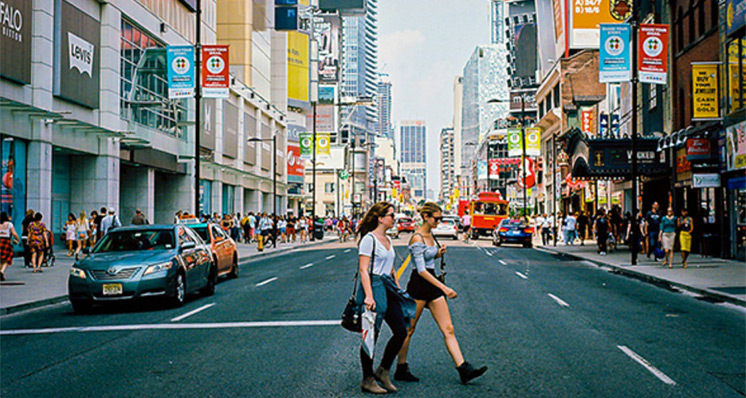
#> input picture test-resources/street.jpg, 746 x 398 px, found by its file name
$ python 'chapter 2 - Basic Functions.py'
#> lines starting #> are read from the running program, lines starting #| are printed output that depends on the picture; after the words box and inside, x2 and y2 are one past the last pixel; in counts of white or black regions, pixels touching at a corner belong together
import cv2
import numpy as np

img = cv2.imread("test-resources\street.jpg")
#> img is the input picture: shape (398, 746, 3); mean B, G, R 108.5, 111.1, 98.6

imgGray = cv2.cvtColor((img), cv2.COLOR_BGR2GRAY) # Black and white image conversion (img, color)
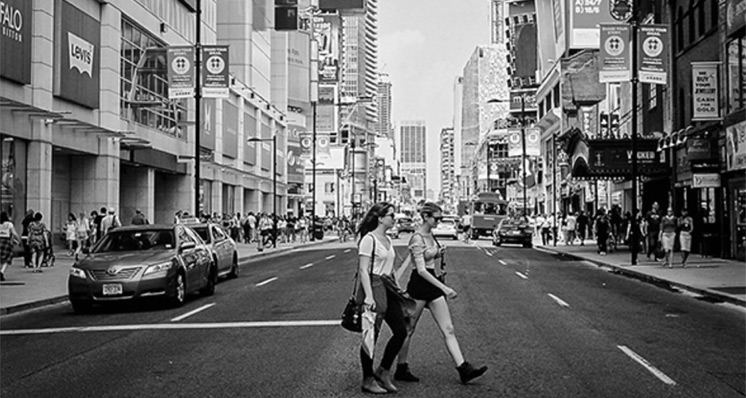
#> imgGray: shape (398, 746); min 0, max 255, mean 107.1
# Obs.: Its BGR not RGB, so it's the inverted version

imgBlur = cv2.GaussianBlur(img, (11,11), 0) # Blur ("borrar") conversion, (img, (odd numbers "how much blur will be used"), 0)
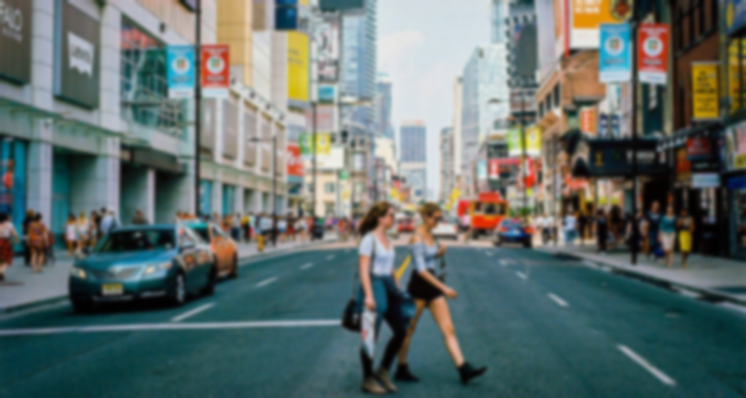
#> imgBlur: shape (398, 746, 3); mean B, G, R 108.5, 111.1, 98.6

imgCanny = cv2.Canny(img, 500, 400) # Border analize
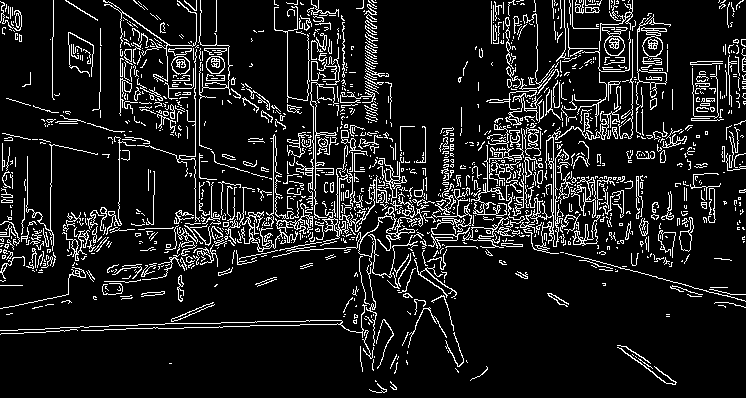
#> imgCanny: shape (398, 746); 11% white in thin lines or dots
"""
src: Image
threshold1: It is the High threshold value of intensity gradient.
threshold2: It is the Low threshold value of intensity gradient.
"""

imgDialation = cv2.dilate(imgCanny, np.ones((5,5), np.uint8), iterations=1) # (Border image, matrix/kernel, iteration=thikness)
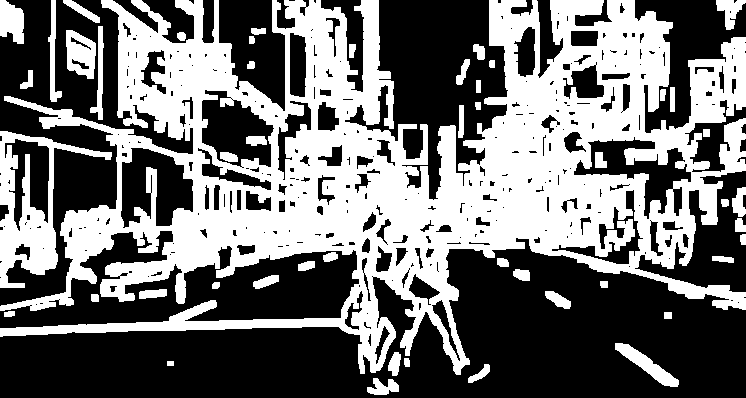
#> imgDialation: shape (398, 746); 43.9% white; 49 white regions, largest, box (x1, y1, x2, y2) and area: (0, 0, 746, 375) 115464, (0, 131, 112, 288) 5501, (66, 30, 96, 79) 1013
"""
np.ones((width, height), type) - Creates a matrix with only ones
type - the type of numbers (np.uint8 is the 8-bit or can be called 256 levels, 2 elevated to 8)
"""

imgEroded = cv2.erode(imgDialation, np.ones((5,5), np.uint8), iterations=1) # Opposite of the above one
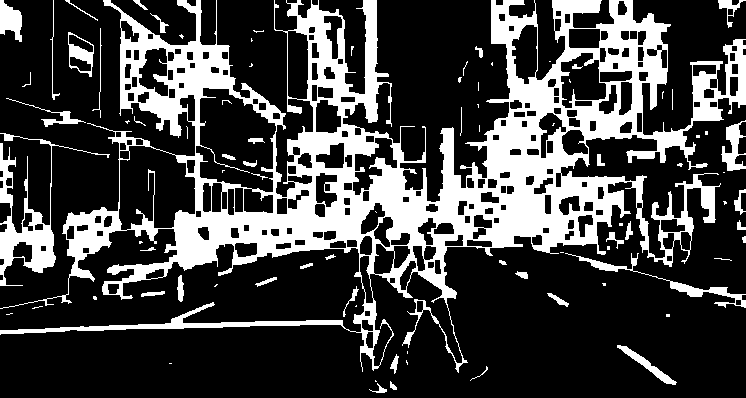
#> imgEroded: shape (398, 746); 26% white; 85 white regions (41 under 20 px), largest, box (x1, y1, x2, y2) and area: (0, 0, 746, 373) 68290, (0, 133, 110, 286) 2989, (565, 253, 746, 308) 991

cv2.imshow("Original Window", img)
cv2.imshow("Gray Window", imgGray)
cv2.imshow("Blur Window", imgBlur)
cv2.imshow("Canny Window", imgCanny)
cv2.imshow("Dialation Window", imgDialation)
cv2.imshow("Eroded Window", imgEroded)

cv2.waitKey(0)
